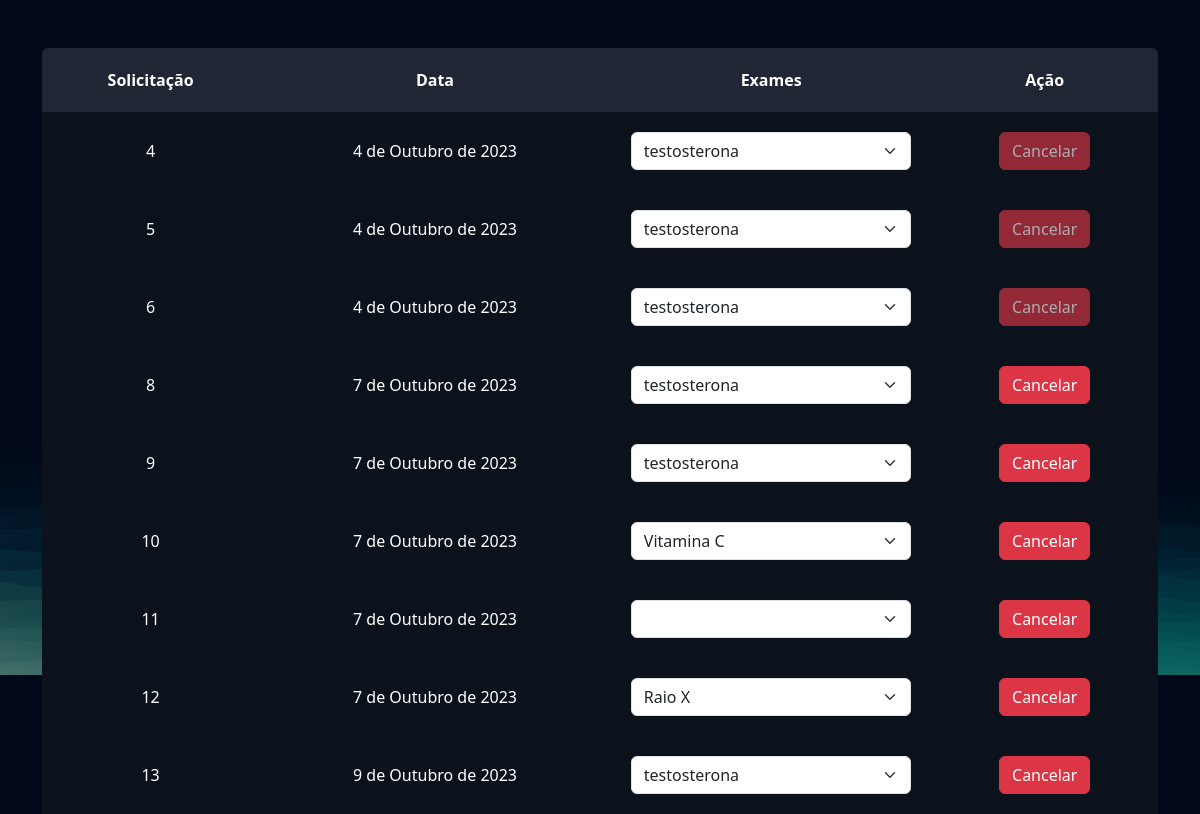
The page /exames/gerenciar_pedidos/ (signed in) on the database its author committed.
### exames/models.py (models this page shows, shortened)
class PedidosExames(models.Model):
    usuario = models.ForeignKey(User, on_delete=models.DO_NOTHING)
    exames = models.ManyToManyField(SolicitacaoExame)
    agendado = models.BooleanField(default=True)
    data = models.DateField()

### exames/views.py (the view)
# urls.py: path('gerenciar_pedidos/', views.gerenciar_pedidos, name='gerenciar_pedidos'),
@login_required
def gerenciar_pedidos(request):
    pedidos_exames = PedidosExames.objects.filter(usuario=request.user)
    return render(request, 'gerenciar_pedidos.html', {'pedidos_exames':pedidos_exames})

### exames/templates/gerenciar_pedidos.html (shortened to what this page needs)
{% extends "base.html" %}
{% load static %}
{% block 'head' %}
    <link href="{% static 'exames/css/css.css' %}" rel="stylesheet">
    <link href="{% static 'exames/css/gerenciar_pedidos.css' %}" rel="stylesheet">
{% endblock 'head' %}
{% block 'conteudo' %}
    <br>
    <br>
    <div class="container">
        <div class="card card-view">
            <table>
                <tr>
                    <th>Solicitação</th>
                    <th>Data</th>
                    <th>Exames</th>
                    <th>Ação</th>
                </tr>
                {% for pedidos in pedidos_exames %}
                    <tr class="linha-tabela">
                        <td>{{pedidos.id}}</td>
                        <td>{{pedidos.data}}</td>
                        <td>
                            <select class="form-select">
                                {% for exame in pedidos.exames.all %}
                                    <option style="color: black"  value="">
                                        {{exame.exame.nome}}
                                    </option>
                                {% endfor %}
                            </select>
                        </td>
                        <td>
                            <a href="{% url "cancelar_pedido" pedidos.id %}"  class="btn btn-danger
                            {% if not pedidos.agendado %} disabled {% endif %}">Cancelar</a>
                        </td>
                    </tr>
                {% endfor %}
            </table>
        </div>
    </div>
{% endblock 'conteudo' %}

### templates/base.html (shortened to what this page needs)
{% load static %}
<!doctype html>
<html lang="pt-BR">
    <head>
        <link href="https://cdn.jsdelivr.net/npm/bootstrap@5.3.1/dist/css/bootstrap.min.css" rel="stylesheet">
        <link rel="stylesheet" href="{% static 'geral/css/base.css' %}">
        {% block 'head' %}
        {% endblock %}
    </head>
    <body>
        {% block 'conteudo' %}{% endblock %}
    </body>
</html>

### templates/static/geral/css/base.css (style rules this page uses)
:root { --main-color: #151C34; --dark-color: #0C121C ; --light-color: #6DE6EE; --contrast-color: #f4c96b; --differential-color: #066668; }
* { color: white }

### templates/static/exames/css/css.css (style rules this page uses)
body { background-image: url('/static/geral/img/bg2.png'); background-size: cover; }
.card { background-color: rgba(217, 217, 217, .14); color: white; padding: 15px; }

### templates/static/exames/css/gerenciar_pedidos.css (style rules this page uses)
.linha-tabela { background-color: var(--dark-color); height: 20px; }
td, th { padding: 20px; }
.card-view { text-align: center; padding: 0; border: none; height: 70vh; }

### rows shown on the page
PedidosExames: id "4", data "4 de Outubro de 2023"
PedidosExames: id "5", data "4 de Outubro de 2023"
PedidosExames: id "6", data "4 de Outubro de 2023"
PedidosExames: id "8", data "7 de Outubro de 2023"
PedidosExames: id "9", data "7 de Outubro de 2023"
PedidosExames: id "10", data "7 de Outubro de 2023"
PedidosExames: id "11", data "7 de Outubro de 2023"
PedidosExames: id "12", data "7 de Outubro de 2023"
PedidosExames: id "13", data "9 de Outubro de 2023"

### other values the page prints
form field value "testosterona"
form field value "Vitamina C"
form field value "Raio X"
